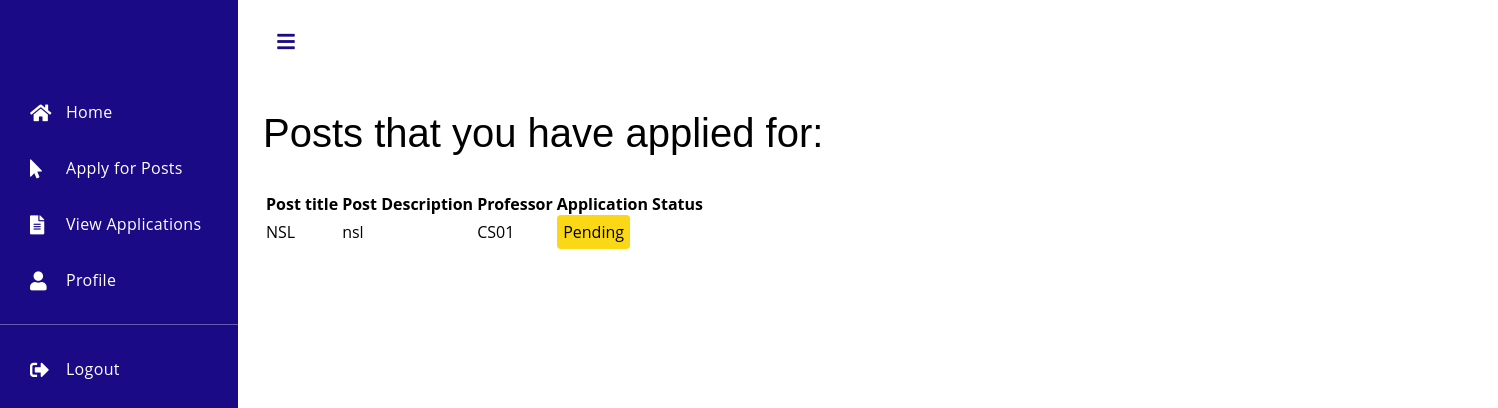
/1/view_applications_student (signed in), run on an earlier commit of the app's database.
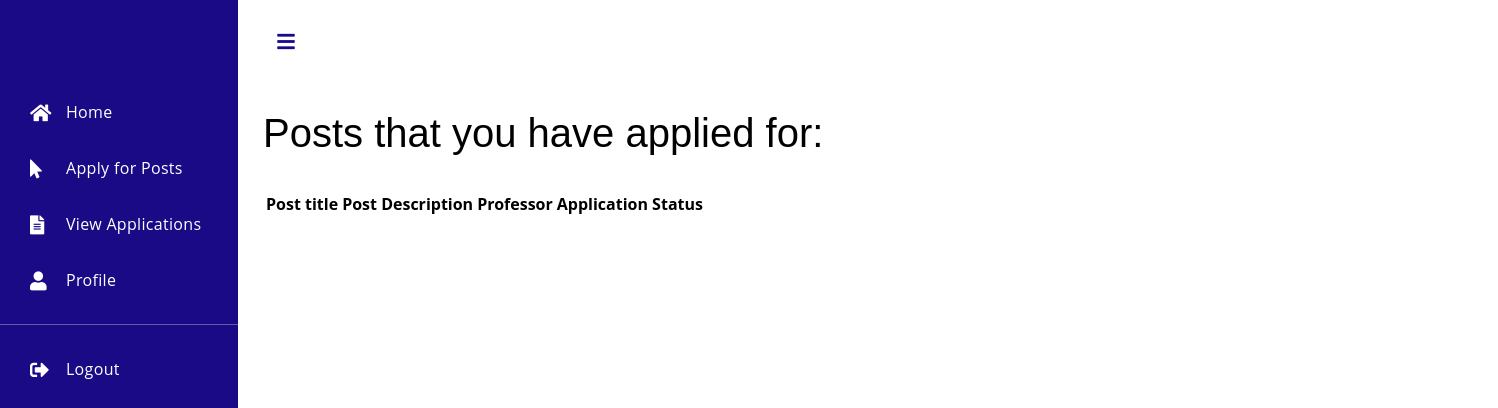
And on a later commit of the database.
### tables this page shows
CREATE TABLE Applications(
  id integer PRIMARY KEY AUTOINCREMENT,
  student_id varchar(9) NOT NULL,
  post_id int NOT NULL,
  status VARCHAR(20) NOT NULL DEFAULT 'pending',
  FOREIGN KEY (student_id) REFERENCES Students(id),
  FOREIGN KEY (post_id) REFERENCES Posts(id)
);

CREATE TABLE Posts(
  id integer PRIMARY KEY AUTOINCREMENT,
  title varchar(100) NOT NULL,
  description varchar(1000) NOT NULL,
  professor_id varchar(4) NOT NULL,
  date_posted datetime NOT NULL,
  max_count Integer NOT NULL,
  curr_count Integer NOT NULL,
  FOREIGN KEY (professor_id) REFERENCES Professors(id)
);

CREATE TABLE Professors (
  id VARCHAR(4) PRIMARY KEY,
  name varchar(20) NOT NULL,
  email varchar(40) NOT NULL,
  password varchar(12) NOT NULL
);

### app.py (the view)
@app.route('/<int:id>/view_applications_student')
def view_applications_student(id):
    conn = sqlite3.connect('database.db')
    curs = conn.cursor()
    curs.execute('SELECT posts.title, posts.description, professors.id, applications.status FROM posts, applications, professors WHERE posts.id = applications.post_id AND professors.id = posts.professor_id AND applications.student_id = ?;',(id,))
    applications = curs.fetchall()
    conn.close()
    return render_template('view_applications_student.html', applications=applications)

### templates/view_applications_student.html (shortened to what this page needs)
<!DOCTYPE html>
<html lang="en" >
<head>
    <link rel="stylesheet" href="https://unpkg.com/bootstrap-material-design@4.1.1/dist/css/bootstrap-material-design.min.css">
    <link rel='stylesheet' href='https://cdnjs.cloudflare.com/ajax/libs/font-awesome/5.15.0/css/all.min.css'>
</head>
<body>
<div class='dashboard'>
    <div class="dashboard-nav">
        <header><a href="#!" class="menu-toggle"></a></header>
        <nav class="dashboard-nav-list">
          <a href="/indexstud" class="dashboard-nav-item"><i class="fas fa-home"></i>Home</a>
          <a href="{{ url_for('posts') }}" class="dashboard-nav-item"><i class="fa fa-mouse-pointer"></i>Apply for Posts</a>
          <a href="{{ url_for('view_applications_student', id = session.id) }}" class="dashboard-nav-item"><i class="fa fa-file-alt"></i>View Applications</a>
          <a href="{{ url_for('stud_profile', student_id = session.id) }}" class="dashboard-nav-item"><i class="fas fa-user"></i>Profile</a>
          <div class="nav-item-divider"></div>
          <a href="{{ url_for('logout') }}" class="dashboard-nav-item"><i class="fas fa-sign-out-alt"></i>Logout</a>
        </nav>
    </div>
    <div class='dashboard-app'>
        <header class='dashboard-toolbar'><a href="#!" class="menu-toggle"><i class="fas fa-bars"></i></a></header>
        <div class='dashboard-content'>
            <div class='container'>
                	<div class="title">
    		<h1>Posts that you have applied for:</h1></br>
    	</div>
    	<div class="row">
            <div class="col-lg-8 col-md-10 ml-175px mr-auto">
                <div class="table-responsive">
                    <table class="table">
                        <thead>
                            <tr>
                                <th class="text-center">Post title</th>
                                <th class="text-center">Post Description</th>
                                <th class="text-center">Professor</th>
                                <th class="text-center">Application Status</th>
                            </tr>
                        </thead>
                        <tbody>
                            {% for application in applications %}
                            <tr>
                                <td class="text-center">{{ application[0] }}</td>
                                <td class="text-center">{{ application[1] }}</td>
                                <td class="text-center">{{ application[2] }}</td>
                                {% if application[3] == 'approved' %}
                                    <td class="text-center"><span class="badge bg-success">Approved</span></td>
                                {% elif application[3] == 'pending' %}
                                    <td class="text-center"><span class="badge bg-warning">Pending</span></td>
                                {% elif application[3] == 'rejected' %}
                                    <td class="text-center"><span class="badge bg-danger">Rejected</span></td>
                                {% elif application[3] == 'unavailable' %}
                                    <td class="text-center"><span class="badge bg-unavailable">Unavailable</span></td>
                                {% else %}
                                    <td class="text-center">{{ application[3] }}</td>
                                {% endif %}
                            </tr>
                            {% endfor %}
                        </tbody>
                    </table>
                    </div>
            </div>
        </div>
    </div>
</div>
</body>
</html>

What changed in the data, as far as the page shows it:
removed Applications: title "NSL", description "nsl", application "CS01", status "Pending"
